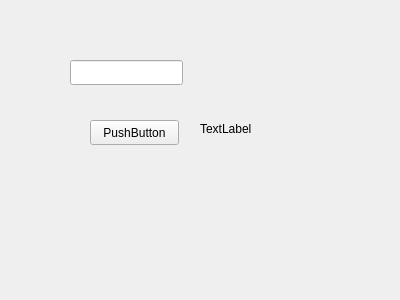
<?xml version="1.0" encoding="UTF-8"?>
<ui version="4.0">
 <class>Form</class>
 <widget class="QWidget" name="Form">
  <property name="geometry">
   <rect>
    <x>0</x>
    <y>0</y>
    <width>400</width>
    <height>300</height>
   </rect>
  </property>
  <property name="windowTitle">
   <string>Form</string>
  </property>
  <widget class="QLineEdit" name="lineEdit">
   <property name="geometry">
    <rect>
     <x>70</x>
     <y>60</y>
     <width>113</width>
     <height>25</height>
    </rect>
   </property>
  </widget>
  <widget class="QPushButton" name="pushButton">
   <property name="geometry">
    <rect>
     <x>90</x>
     <y>120</y>
     <width>89</width>
     <height>25</height>
    </rect>
   </property>
   <property name="text">
    <string>PushButton</string>
   </property>
  </widget>
  <widget class="QLabel" name="label">
   <property name="geometry">
    <rect>
     <x>200</x>
     <y>120</y>
     <width>67</width>
     <height>17</height>
    </rect>
   </property>
   <property name="text">
    <string>TextLabel</string>
   </property>
  </widget>
 </widget>
 <resources/>
 <connections/>
</ui>
